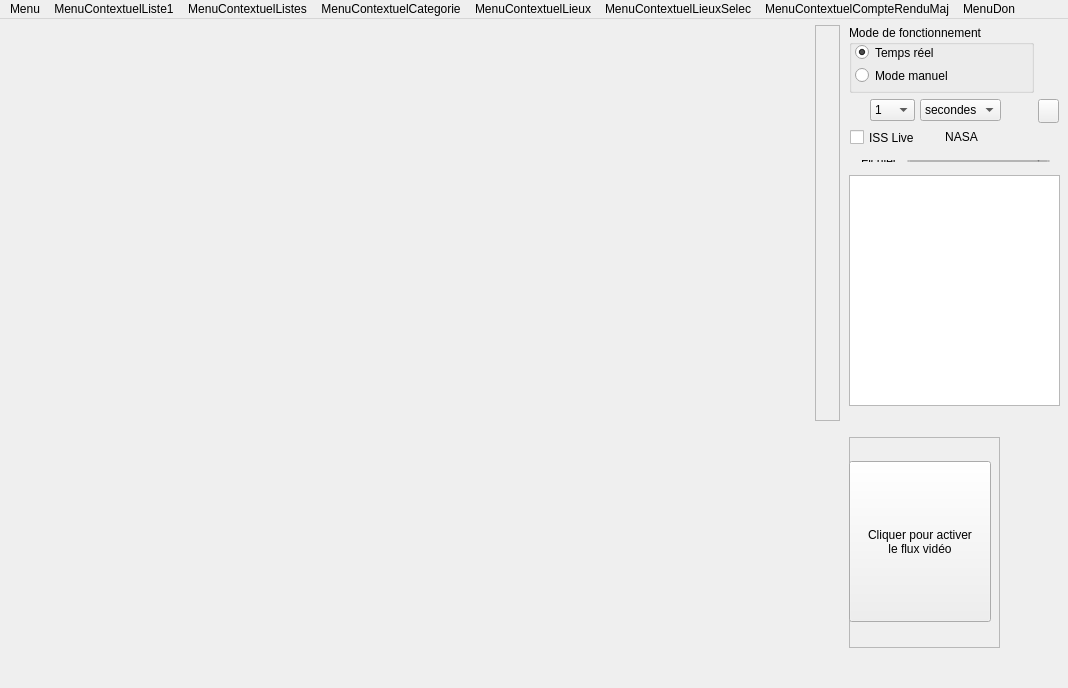
<?xml version="1.0" encoding="UTF-8"?>
<ui version="4.0">
 <class>PreviSat</class>
 <widget class="QMainWindow" name="PreviSat">
  <property name="geometry">
   <rect>
    <x>0</x>
    <y>0</y>
    <width>1068</width>
    <height>688</height>
   </rect>
  </property>
  <property name="minimumSize">
   <size>
    <width>1068</width>
    <height>688</height>
   </size>
  </property>
  <property name="windowTitle">
   <string>PreviSat</string>
  </property>
  <widget class="QWidget" name="centralWidget">
   <property name="minimumSize">
    <size>
     <width>1068</width>
     <height>646</height>
    </size>
   </property>
   <layout class="QVBoxLayout" name="layoutFenetre">
    <property name="spacing">
     <number>0</number>
    </property>
    <property name="leftMargin">
     <number>0</number>
    </property>
    <property name="topMargin">
     <number>0</number>
    </property>
    <property name="rightMargin">
     <number>0</number>
    </property>
    <property name="bottomMargin">
     <number>0</number>
    </property>
    <item>
     <widget class="QFrame" name="frameCarteListe">
      <property name="lineWidth">
       <number>0</number>
      </property>
      <layout class="QHBoxLayout" name="layoutCarteListe">
       <property name="spacing">
        <number>0</number>
       </property>
       <property name="leftMargin">
        <number>6</number>
       </property>
       <property name="topMargin">
        <number>6</number>
       </property>
       <property name="rightMargin">
        <number>0</number>
       </property>
       <property name="bottomMargin">
        <number>6</number>
       </property>
       <item>
        <widget class="QFrame" name="frameCarte">
         <property name="lineWidth">
          <number>0</number>
         </property>
         <layout class="QVBoxLayout" name="layoutCarteLon">
          <property name="spacing">
           <number>0</number>
          </property>
          <property name="leftMargin">
           <number>0</number>
          </property>
          <property name="topMargin">
           <number>0</number>
          </property>
          <property name="rightMargin">
           <number>0</number>
          </property>
          <property name="bottomMargin">
           <number>0</number>
          </property>
          <item>
           <layout class="QHBoxLayout" name="layoutCarte">
            <property name="spacing">
             <number>0</number>
            </property>
            <property name="bottomMargin">
             <number>10</number>
            </property>
           </layout>
          </item>
         </layout>
        </widget>
       </item>
       <item>
        <widget class="QFrame" name="frameCarteBoutons">
         <property name="minimumSize">
          <size>
           <width>25</width>
           <height>0</height>
          </size>
         </property>
         <property name="maximumSize">
          <size>
           <width>25</width>
           <height>16777215</height>
          </size>
         </property>
         <property name="frameShape">
          <enum>QFrame::StyledPanel</enum>
         </property>
         <property name="frameShadow">
          <enum>QFrame::Raised</enum>
         </property>
         <widget class="QToolButton" name="changerCarte">
          <property name="geometry">
           <rect>
            <x>2</x>
            <y>25</y>
            <width>22</width>
            <height>22</height>
           </rect>
          </property>
          <property name="toolTip">
           <string>Carte du ciel</string>
          </property>
          <property name="text">
           <string/>
          </property>
          <property name="icon">
           <iconset resource="../../resources.qrc">
            <normaloff>:/resources/globe.png</normaloff>:/resources/globe.png</iconset>
          </property>
          <property name="iconSize">
           <size>
            <width>20</width>
            <height>20</height>
           </size>
          </property>
          <property name="shortcut">
           <string notr="true">F9</string>
          </property>
          <property name="autoRaise">
           <bool>true</bool>
          </property>
         </widget>
         <widget class="QToolButton" name="zoomCarte">
          <property name="geometry">
           <rect>
            <x>2</x>
            <y>0</y>
            <width>22</width>
            <height>22</height>
           </rect>
          </property>
          <property name="toolTip">
           <string>Agrandir</string>
          </property>
          <property name="icon">
           <iconset resource="../../resources.qrc">
            <normaloff>:/resources/maxi.png</normaloff>:/resources/maxi.png</iconset>
          </property>
          <property name="iconSize">
           <size>
            <width>20</width>
            <height>20</height>
           </size>
          </property>
          <property name="shortcut">
           <string notr="true">Ctrl+M</string>
          </property>
          <property name="autoRaise">
           <bool>true</bool>
          </property>
         </widget>
        </widget>
       </item>
       <item>
        <widget class="QFrame" name="frameModeListe">
         <property name="minimumSize">
          <size>
           <width>228</width>
           <height>0</height>
          </size>
         </property>
         <property name="maximumSize">
          <size>
           <width>228</width>
           <height>16777215</height>
          </size>
         </property>
         <property name="frameShape">
          <enum>QFrame::NoFrame</enum>
         </property>
         <property name="frameShadow">
          <enum>QFrame::Plain</enum>
         </property>
         <property name="lineWidth">
          <number>0</number>
         </property>
         <layout class="QVBoxLayout" name="layoutModeListe">
          <property name="spacing">
           <number>0</number>
          </property>
          <property name="leftMargin">
           <number>0</number>
          </property>
          <property name="topMargin">
           <number>0</number>
          </property>
          <property name="rightMargin">
           <number>6</number>
          </property>
          <property name="bottomMargin">
           <number>0</number>
          </property>
          <item>
           <widget class="QFrame" name="frameMode">
            <property name="minimumSize">
             <size>
              <width>0</width>
              <height>150</height>
             </size>
            </property>
            <property name="maximumSize">
             <size>
              <width>16777215</width>
              <height>150</height>
             </size>
            </property>
            <property name="lineWidth">
             <number>0</number>
            </property>
            <widget class="QPushButton" name="barreMenu">
             <property name="geometry">
              <rect>
               <x>198</x>
               <y>74</y>
               <width>21</width>
               <height>24</height>
              </rect>
             </property>
             <property name="font">
              <font/>
             </property>
             <property name="mouseTracking">
              <bool>true</bool>
             </property>
             <property name="toolTip">
              <string>Menu</string>
             </property>
             <property name="layoutDirection">
              <enum>Qt::RightToLeft</enum>
             </property>
             <property name="text">
              <string notr="true"/>
             </property>
             <property name="shortcut">
              <string notr="true"/>
             </property>
            </widget>
            <widget class="QComboBox" name="pasManuel">
             <property name="geometry">
              <rect>
               <x>30</x>
               <y>74</y>
               <width>45</width>
               <height>22</height>
              </rect>
             </property>
             <property name="font">
              <font/>
             </property>
             <property name="mouseTracking">
              <bool>true</bool>
             </property>
             <property name="currentText">
              <string notr="true">1</string>
             </property>
             <item>
              <property name="text">
               <string>1</string>
              </property>
             </item>
             <item>
              <property name="text">
               <string>5</string>
              </property>
             </item>
             <item>
              <property name="text">
               <string>10</string>
              </property>
             </item>
             <item>
              <property name="text">
               <string>20</string>
              </property>
             </item>
             <item>
              <property name="text">
               <string>30</string>
              </property>
             </item>
             <item>
              <property name="text">
               <string>60</string>
              </property>
             </item>
            </widget>
            <widget class="QCheckBox" name="mccISS">
             <property name="geometry">
              <rect>
               <x>10</x>
               <y>104</y>
               <width>81</width>
               <height>17</height>
              </rect>
             </property>
             <property name="text">
              <string>ISS Live</string>
             </property>
            </widget>
            <widget class="QLabel" name="secondes">
             <property name="geometry">
              <rect>
               <x>84</x>
               <y>77</y>
               <width>51</width>
               <height>16</height>
              </rect>
             </property>
             <property name="mouseTracking">
              <bool>true</bool>
             </property>
             <property name="text">
              <string>secondes</string>
             </property>
            </widget>
            <widget class="QToolButton" name="meteo">
             <property name="geometry">
              <rect>
               <x>197</x>
               <y>100</y>
               <width>24</width>
               <height>24</height>
              </rect>
             </property>
             <property name="maximumSize">
              <size>
               <width>24</width>
               <height>24</height>
              </size>
             </property>
             <property name="font">
              <font/>
             </property>
             <property name="mouseTracking">
              <bool>true</bool>
             </property>
             <property name="toolTip">
              <string>Météo du lieu d'observation</string>
             </property>
             <property name="layoutDirection">
              <enum>Qt::LeftToRight</enum>
             </property>
             <property name="text">
              <string/>
             </property>
             <property name="icon">
              <iconset resource="../../resources.qrc">
               <normaloff>:/resources/meteo.png</normaloff>:/resources/meteo.png</iconset>
             </property>
             <property name="iconSize">
              <size>
               <width>24</width>
               <height>24</height>
              </size>
             </property>
             <property name="autoRaise">
              <bool>true</bool>
             </property>
            </widget>
            <widget class="QGroupBox" name="mode">
             <property name="geometry">
              <rect>
               <x>9</x>
               <y>0</y>
               <width>185</width>
               <height>68</height>
              </rect>
             </property>
             <property name="font">
              <font/>
             </property>
             <property name="mouseTracking">
              <bool>true</bool>
             </property>
             <property name="title">
              <string>Mode de fonctionnement</string>
             </property>
             <widget class="QRadioButton" name="tempsReel">
              <property name="geometry">
               <rect>
                <x>6</x>
                <y>19</y>
                <width>91</width>
                <height>17</height>
               </rect>
              </property>
              <property name="font">
               <font/>
              </property>
              <property name="mouseTracking">
               <bool>true</bool>
              </property>
              <property name="text">
               <string>Temps réel</string>
              </property>
              <property name="checked">
               <bool>true</bool>
              </property>
             </widget>
             <widget class="QRadioButton" name="modeManuel">
              <property name="geometry">
               <rect>
                <x>6</x>
                <y>42</y>
                <width>101</width>
                <height>17</height>
               </rect>
              </property>
              <property name="font">
               <font/>
              </property>
              <property name="mouseTracking">
               <bool>true</bool>
              </property>
              <property name="text">
               <string>Mode manuel</string>
              </property>
             </widget>
            </widget>
            <widget class="QToolButton" name="directHelp">
             <property name="geometry">
              <rect>
               <x>198</x>
               <y>6</y>
               <width>24</width>
               <height>24</height>
              </rect>
             </property>
             <property name="maximumSize">
              <size>
               <width>24</width>
               <height>24</height>
              </size>
             </property>
             <property name="font">
              <font/>
             </property>
             <property name="mouseTracking">
              <bool>true</bool>
             </property>
             <property name="toolTip">
              <string>Aide</string>
             </property>
             <property name="text">
              <string/>
             </property>
             <property name="icon">
              <iconset resource="../../resources.qrc">
               <normaloff>:/resources/help.png</normaloff>:/resources/help.png</iconset>
             </property>
             <property name="iconSize">
              <size>
               <width>24</width>
               <height>24</height>
              </size>
             </property>
             <property name="autoRaise">
              <bool>true</bool>
             </property>
            </widget>
            <widget class="QToolButton" name="meteoBasesNASA">
             <property name="geometry">
              <rect>
               <x>90</x>
               <y>100</y>
               <width>63</width>
               <height>24</height>
              </rect>
             </property>
             <property name="font">
              <font/>
             </property>
             <property name="mouseTracking">
              <bool>true</bool>
             </property>
             <property name="toolTip">
              <string>Météo bases NASA</string>
             </property>
             <property name="text">
              <string>NASA</string>
             </property>
             <property name="icon">
              <iconset resource="../../resources.qrc">
               <normaloff>:/resources/meteo.png</normaloff>:/resources/meteo.png</iconset>
             </property>
             <property name="iconSize">
              <size>
               <width>20</width>
               <height>20</height>
              </size>
             </property>
             <property name="toolButtonStyle">
              <enum>Qt::ToolButtonTextBesideIcon</enum>
             </property>
             <property name="autoRaise">
              <bool>true</bool>
             </property>
            </widget>
            <widget class="QComboBox" name="pasReel">
             <property name="geometry">
              <rect>
               <x>30</x>
               <y>74</y>
               <width>45</width>
               <height>22</height>
              </rect>
             </property>
             <property name="font">
              <font/>
             </property>
             <property name="mouseTracking">
              <bool>true</bool>
             </property>
             <property name="currentText">
              <string notr="true">1</string>
             </property>
             <item>
              <property name="text">
               <string notr="true">1</string>
              </property>
             </item>
             <item>
              <property name="text">
               <string notr="true">5</string>
              </property>
             </item>
             <item>
              <property name="text">
               <string notr="true">10</string>
              </property>
             </item>
             <item>
              <property name="text">
               <string notr="true">20</string>
              </property>
             </item>
             <item>
              <property name="text">
               <string notr="true">30</string>
              </property>
             </item>
             <item>
              <property name="text">
               <string notr="true">60</string>
              </property>
             </item>
            </widget>
            <widget class="QComboBox" name="valManuel">
             <property name="geometry">
              <rect>
               <x>80</x>
               <y>74</y>
               <width>81</width>
               <height>22</height>
              </rect>
             </property>
             <property name="font">
              <font/>
             </property>
             <property name="mouseTracking">
              <bool>true</bool>
             </property>
             <item>
              <property name="text">
               <string>secondes</string>
              </property>
             </item>
             <item>
              <property name="text">
               <string>minutes</string>
              </property>
             </item>
             <item>
              <property name="text">
               <string>heures</string>
              </property>
             </item>
             <item>
              <property name="text">
               <string>jours</string>
              </property>
             </item>
            </widget>
            <widget class="QWidget" name="formLayoutWidget_11">
             <property name="geometry">
              <rect>
               <x>10</x>
               <y>124</y>
               <width>211</width>
               <height>24</height>
              </rect>
             </property>
             <layout class="QFormLayout" name="formLayout_fichierTLE">
              <property name="horizontalSpacing">
               <number>3</number>
              </property>
              <property name="verticalSpacing">
               <number>0</number>
              </property>
              <item row="0" column="0">
               <widget class="QLabel" name="lbl_nomFichierTLE">
                <property name="font">
                 <font/>
                </property>
                <property name="mouseTracking">
                 <bool>true</bool>
                </property>
                <property name="text">
                 <string>Fichier :</string>
                </property>
               </widget>
              </item>
              <item row="0" column="1">
               <widget class="QComboBox" name="listeFichiersTLE">
                <property name="font">
                 <font/>
                </property>
                <property name="mouseTracking">
                 <bool>true</bool>
                </property>
                <property name="currentText">
                 <string notr="true"/>
                </property>
                <property name="maxVisibleItems">
                 <number>20</number>
                </property>
               </widget>
              </item>
             </layout>
            </widget>
            <widget class="QToolButton" name="don">
             <property name="geometry">
              <rect>
               <x>198</x>
               <y>39</y>
               <width>24</width>
               <height>24</height>
              </rect>
             </property>
             <property name="mouseTracking">
              <bool>true</bool>
             </property>
             <property name="toolTip">
              <string>Donations</string>
             </property>
             <property name="layoutDirection">
              <enum>Qt::RightToLeft</enum>
             </property>
             <property name="text">
              <string/>
             </property>
             <property name="icon">
              <iconset resource="../../resources.qrc">
               <normaloff>:/resources/gift.png</normaloff>:/resources/gift.png</iconset>
             </property>
             <property name="iconSize">
              <size>
               <width>24</width>
               <height>24</height>
              </size>
             </property>
             <property name="shortcut">
              <string notr="true"/>
             </property>
             <property name="popupMode">
              <enum>QToolButton::InstantPopup</enum>
             </property>
             <property name="autoRaise">
              <bool>true</bool>
             </property>
            </widget>
           </widget>
          </item>
          <item>
           <layout class="QVBoxLayout" name="layoutListe">
            <property name="spacing">
             <number>0</number>
            </property>
            <property name="leftMargin">
             <number>9</number>
            </property>
            <property name="rightMargin">
             <number>2</number>
            </property>
            <property name="bottomMargin">
             <number>15</number>
            </property>
            <item>
             <widget class="QListWidget" name="liste1">
              <property name="font">
               <font>
                <pointsize>8</pointsize>
               </font>
              </property>
              <property name="mouseTracking">
               <bool>true</bool>
              </property>
              <property name="contextMenuPolicy">
               <enum>Qt::CustomContextMenu</enum>
              </property>
              <property name="autoFillBackground">
               <bool>true</bool>
              </property>
              <property name="horizontalScrollBarPolicy">
               <enum>Qt::ScrollBarAlwaysOff</enum>
              </property>
              <property name="selectionMode">
               <enum>QAbstractItemView::ContiguousSelection</enum>
              </property>
              <property name="textElideMode">
               <enum>Qt::ElideNone</enum>
              </property>
             </widget>
            </item>
           </layout>
          </item>
         </layout>
        </widget>
       </item>
      </layout>
     </widget>
    </item>
    <item>
     <widget class="QFrame" name="frameOngletsRadar">
      <property name="minimumSize">
       <size>
        <width>0</width>
        <height>241</height>
       </size>
      </property>
      <property name="maximumSize">
       <size>
        <width>16777215</width>
        <height>241</height>
       </size>
      </property>
      <property name="lineWidth">
       <number>0</number>
      </property>
      <layout class="QHBoxLayout" name="layoutOngletsRadar">
       <property name="spacing">
        <number>0</number>
       </property>
       <property name="leftMargin">
        <number>0</number>
       </property>
       <property name="topMargin">
        <number>0</number>
       </property>
       <property name="rightMargin">
        <number>0</number>
       </property>
       <property name="bottomMargin">
        <number>0</number>
       </property>
       <item>
        <widget class="QFrame" name="frameOnglets">
         <property name="minimumSize">
          <size>
           <width>790</width>
           <height>0</height>
          </size>
         </property>
         <property name="lineWidth">
          <number>0</number>
         </property>
         <layout class="QHBoxLayout" name="horizontalLayout">
          <property name="spacing">
           <number>0</number>
          </property>
          <property name="leftMargin">
           <number>0</number>
          </property>
          <property name="topMargin">
           <number>0</number>
          </property>
          <property name="rightMargin">
           <number>0</number>
          </property>
          <property name="bottomMargin">
           <number>0</number>
          </property>
          <item>
           <layout class="QVBoxLayout" name="layoutOnglets">
            <property name="spacing">
             <number>0</number>
            </property>
            <property name="leftMargin">
             <number>6</number>
            </property>
           </layout>
          </item>
         </layout>
        </widget>
       </item>
       <item>
        <widget class="QFrame" name="frameRadar">
         <property name="minimumSize">
          <size>
           <width>279</width>
           <height>0</height>
          </size>
         </property>
         <property name="maximumSize">
          <size>
           <width>272</width>
           <height>241</height>
          </size>
         </property>
         <property name="lineWidth">
          <number>0</number>
         </property>
         <widget class="QWidget" name="layoutWidget">
          <property name="geometry">
           <rect>
            <x>0</x>
            <y>0</y>
            <width>271</width>
            <height>241</height>
           </rect>
          </property>
          <layout class="QVBoxLayout" name="layoutRadar">
           <property name="spacing">
            <number>0</number>
           </property>
          </layout>
         </widget>
         <widget class="QFrame" name="frameVideo">
          <property name="geometry">
           <rect>
            <x>60</x>
            <y>10</y>
            <width>151</width>
            <height>211</height>
           </rect>
          </property>
          <property name="frameShape">
           <enum>QFrame::StyledPanel</enum>
          </property>
          <property name="frameShadow">
           <enum>QFrame::Raised</enum>
          </property>
          <widget class="QToolButton" name="lancementVideoNasa">
           <property name="geometry">
            <rect>
             <x>0</x>
             <y>24</y>
             <width>142</width>
             <height>161</height>
            </rect>
           </property>
           <property name="mouseTracking">
            <bool>true</bool>
           </property>
           <property name="text">
            <string>Cliquer pour activer
le flux vidéo</string>
           </property>
           <property name="icon">
            <iconset resource="../../resources.qrc">
             <normaloff>:/resources/NASA.bmp</normaloff>:/resources/NASA.bmp</iconset>
           </property>
           <property name="iconSize">
            <size>
             <width>135</width>
             <height>125</height>
            </size>
           </property>
           <property name="toolButtonStyle">
            <enum>Qt::ToolButtonTextUnderIcon</enum>
           </property>
          </widget>
         </widget>
        </widget>
       </item>
      </layout>
     </widget>
    </item>
   </layout>
  </widget>
  <widget class="QMenuBar" name="menuBar">
   <property name="geometry">
    <rect>
     <x>0</x>
     <y>0</y>
     <width>1068</width>
     <height>22</height>
    </rect>
   </property>
   <property name="nativeMenuBar">
    <bool>false</bool>
   </property>
   <widget class="QMenu" name="menuPrincipal">
    <property name="layoutDirection">
     <enum>Qt::LeftToRight</enum>
    </property>
    <property name="title">
     <string notr="true">Menu</string>
    </property>
    <addaction name="actionEnregistrer"/>
    <addaction name="actionImprimer_carte"/>
    <addaction name="separator"/>
    <addaction name="actionMettre_jour_TLE_courant"/>
    <addaction name="actionMettre_jour_groupe_TLE"/>
    <addaction name="actionMettre_jour_TLE_communs"/>
    <addaction name="actionMettre_jour_tous_les_groupes_de_TLE"/>
    <addaction name="separator"/>
    <addaction name="actionMettre_jour_les_fichiers_de_donnees"/>
    <addaction name="separator"/>
    <addaction name="actionVision_nocturne"/>
    <addaction name="separator"/>
    <addaction name="actionFichier_d_aide"/>
    <addaction name="actionInformations"/>
    <addaction name="separator"/>
    <addaction name="actionTelecharger_la_mise_a_jour"/>
    <addaction name="separator"/>
    <addaction name="actionFaire"/>
    <addaction name="actionDonation_Tipeee"/>
    <addaction name="actionDonation_Utip"/>
    <addaction name="separator"/>
    <addaction name="actionRapport_de_bug"/>
    <addaction name="actionPrevisat_sourceforge_net"/>
    <addaction name="separator"/>
    <addaction name="actionSkywatcher_com"/>
    <addaction name="separator"/>
    <addaction name="actionWww_celestrak_org"/>
    <addaction name="actionWww_space_track_org"/>
    <addaction name="separator"/>
    <addaction name="actionA_propos"/>
   </widget>
   <widget class="QMenu" name="menuContextuelListe1">
    <property name="font">
     <font/>
    </property>
    <property name="title">
     <string notr="true">MenuContextuelListe1</string>
    </property>
    <widget class="QMenu" name="menuAjouter_selection_dans">
     <property name="title">
      <string>Ajouter sélection dans</string>
     </property>
     <addaction name="actionNouveau_fichier_TLE"/>
     <addaction name="actionFichier_TLE_existant"/>
    </widget>
    <addaction name="actionDefinir_par_defaut"/>
    <addaction name="menuAjouter_selection_dans"/>
   </widget>
   <widget class="QMenu" name="menuContextuelListes">
    <property name="title">
     <string notr="true">MenuContextuelListes</string>
    </property>
    <addaction name="actionTous"/>
    <addaction name="actionAucun"/>
   </widget>
   <widget class="QMenu" name="menuContextuelCategorie">
    <property name="title">
     <string notr="true">MenuContextuelCategorie</string>
    </property>
    <addaction name="actionCreer_une_categorie"/>
    <addaction name="actionRenommerCategorie"/>
    <addaction name="actionSupprimerCategorie"/>
    <addaction name="actionTelechargerCategorie"/>
   </widget>
   <widget class="QMenu" name="menuContextuelLieux">
    <property name="title">
     <string notr="true">MenuContextuelLieux</string>
    </property>
    <addaction name="actionCreer_un_nouveau_lieu"/>
    <addaction name="actionAjouter_Mes_Preferes"/>
    <addaction name="actionRenommerLieu"/>
    <addaction name="actionModifier_coordonnees"/>
    <addaction name="actionSupprimerLieu"/>
   </widget>
   <widget class="QMenu" name="menuContextuelCompteRenduMaj">
    <property name="title">
     <string notr="true">MenuContextuelCompteRenduMaj</string>
    </property>
    <addaction name="actionCopier_dans_le_presse_papier"/>
   </widget>
   <widget class="QMenu" name="menuContextuelLieuxSelec">
    <property name="title">
     <string notr="true">MenuContextuelLieuxSelec</string>
    </property>
    <addaction name="actionSupprimerLieuSelec"/>
   </widget>
   <widget class="QMenu" name="menuDon">
    <property name="layoutDirection">
     <enum>Qt::LeftToRight</enum>
    </property>
    <property name="title">
     <string notr="true">MenuDon</string>
    </property>
    <addaction name="actionPaypal"/>
    <addaction name="actionTipeee"/>
    <addaction name="actionUtip"/>
   </widget>
   <addaction name="menuPrincipal"/>
   <addaction name="menuContextuelListe1"/>
   <addaction name="menuContextuelListes"/>
   <addaction name="menuContextuelCategorie"/>
   <addaction name="menuContextuelLieux"/>
   <addaction name="menuContextuelLieuxSelec"/>
   <addaction name="menuContextuelCompteRenduMaj"/>
   <addaction name="menuDon"/>
  </widget>
  <widget class="QStatusBar" name="barreStatut">
   <property name="sizePolicy">
    <sizepolicy hsizetype="Preferred" vsizetype="Fixed">
     <horstretch>0</horstretch>
     <verstretch>0</verstretch>
    </sizepolicy>
   </property>
   <property name="minimumSize">
    <size>
     <width>0</width>
     <height>20</height>
    </size>
   </property>
   <property name="maximumSize">
    <size>
     <width>16777215</width>
     <height>20</height>
    </size>
   </property>
   <property name="mouseTracking">
    <bool>true</bool>
   </property>
   <property name="sizeGripEnabled">
    <bool>false</bool>
   </property>
  </widget>
  <action name="actionOuvrir_fichier_TLE">
   <property name="text">
    <string>Ouvrir fichier TLE</string>
   </property>
   <property name="shortcut">
    <string notr="true">Ctrl+O</string>
   </property>
  </action>
  <action name="actionEnregistrer">
   <property name="text">
    <string>Enregistrer</string>
   </property>
   <property name="shortcut">
    <string notr="true">Ctrl+S</string>
   </property>
  </action>
  <action name="actionFichier_d_aide">
   <property name="icon">
    <iconset resource="../../resources.qrc">
     <normaloff>:/resources/help.png</normaloff>:/resources/help.png</iconset>
   </property>
   <property name="text">
    <string>Fichier d'aide</string>
   </property>
   <property name="shortcut">
    <string>F1</string>
   </property>
  </action>
  <action name="actionPrevisat_sourceforge_net">
   <property name="text">
    <string notr="true">previsat.sourceforge.net</string>
   </property>
   <property name="iconText">
    <string notr="true">previsat.sourceforge.net</string>
   </property>
   <property name="toolTip">
    <string notr="true">previsat.sourceforge.net</string>
   </property>
  </action>
  <action name="actionRapport_de_bug">
   <property name="text">
    <string>Rapport de bug</string>
   </property>
  </action>
  <action name="actionTelecharger_la_mise_a_jour">
   <property name="text">
    <string>Télécharger la mise à jour</string>
   </property>
   <property name="toolTip">
    <string>Télécharger la mise à jour</string>
   </property>
   <property name="font">
    <font>
     <bold>true</bold>
    </font>
   </property>
   <property name="visible">
    <bool>false</bool>
   </property>
  </action>
  <action name="actionWww_celestrak_org">
   <property name="text">
    <string notr="true">www.celestrak.org</string>
   </property>
  </action>
  <action name="actionWww_space_track_org">
   <property name="text">
    <string notr="true">www.space-track.org</string>
   </property>
  </action>
  <action name="actionA_propos">
   <property name="text">
    <string>À propos</string>
   </property>
  </action>
  <action name="actionDefinir_par_defaut">
   <property name="text">
    <string>Définir par défaut</string>
   </property>
  </action>
  <action name="actionNouveau_fichier_TLE">
   <property name="text">
    <string>Nouveau fichier TLE</string>
   </property>
  </action>
  <action name="actionFichier_TLE_existant">
   <property name="text">
    <string>Fichier TLE existant</string>
   </property>
  </action>
  <action name="actionTous">
   <property name="text">
    <string>Tous</string>
   </property>
  </action>
  <action name="actionAucun">
   <property name="text">
    <string>Aucun</string>
   </property>
  </action>
  <action name="actionCreer_une_categorie">
   <property name="text">
    <string>Créer une catégorie</string>
   </property>
  </action>
  <action name="actionSupprimerCategorie">
   <property name="text">
    <string>Supprimer</string>
   </property>
  </action>
  <action name="actionTelechargerCategorie">
   <property name="text">
    <string>Télécharger...</string>
   </property>
  </action>
  <action name="actionCreer_un_nouveau_lieu">
   <property name="text">
    <string>Créer un nouveau lieu</string>
   </property>
  </action>
  <action name="actionAjouter_Mes_Preferes">
   <property name="text">
    <string>Ajouter à Mes Préférés</string>
   </property>
  </action>
  <action name="actionSupprimerLieu">
   <property name="text">
    <string>Supprimer</string>
   </property>
  </action>
  <action name="actionCopier_dans_le_presse_papier">
   <property name="text">
    <string>Copier dans le presse-papier</string>
   </property>
  </action>
  <action name="actionImprimer_carte">
   <property name="icon">
    <iconset resource="../../resources.qrc">
     <normaloff>:/resources/print.png</normaloff>:/resources/print.png</iconset>
   </property>
   <property name="text">
    <string>Imprimer carte</string>
   </property>
   <property name="shortcut">
    <string>Ctrl+P</string>
   </property>
  </action>
  <action name="actionRenommerCategorie">
   <property name="text">
    <string>Renommer</string>
   </property>
  </action>
  <action name="actionRenommerLieu">
   <property name="text">
    <string>Renommer</string>
   </property>
  </action>
  <action name="actionModifier_coordonnees">
   <property name="text">
    <string>Modifier coordonnées</string>
   </property>
  </action>
  <action name="actionVision_nocturne">
   <property name="checkable">
    <bool>true</bool>
   </property>
   <property name="text">
    <string>Vision nocturne</string>
   </property>
   <property name="shortcut">
    <string>Ctrl+N</string>
   </property>
   <property name="iconVisibleInMenu">
    <bool>false</bool>
   </property>
  </action>
  <action name="actionSupprimerLieuSelec">
   <property name="text">
    <string>Supprimer</string>
   </property>
  </action>
  <action name="actionMettre_jour_TLE_courant">
   <property name="text">
    <string>Mettre à jour TLE courant</string>
   </property>
   <property name="shortcut">
    <string>F5</string>
   </property>
  </action>
  <action name="actionMettre_jour_groupe_TLE">
   <property name="text">
    <string>Mettre à jour groupe TLE courant</string>
   </property>
   <property name="shortcut">
    <string>Ctrl+F5</string>
   </property>
  </action>
  <action name="actionMettre_jour_tous_les_groupes_de_TLE">
   <property name="text">
    <string>Mettre à jour tous les groupes de TLE</string>
   </property>
   <property name="shortcut">
    <string>Shift+F5</string>
   </property>
  </action>
  <action name="actionFaire">
   <property name="icon">
    <iconset resource="../../resources.qrc">
     <normaloff>:/resources/paypal.png</normaloff>:/resources/paypal.png</iconset>
   </property>
   <property name="text">
    <string>Donation PayPal</string>
   </property>
   <property name="toolTip">
    <string>Donation PayPal</string>
   </property>
  </action>
  <action name="actionMettre_jour_TLE_communs">
   <property name="text">
    <string>Mettre à jour TLE communs</string>
   </property>
   <property name="toolTip">
    <string>Mettre à jour TLE communs</string>
   </property>
   <property name="shortcut">
    <string>Alt+F5</string>
   </property>
  </action>
  <action name="actionInformations">
   <property name="text">
    <string>Informations</string>
   </property>
   <property name="shortcut">
    <string>F2</string>
   </property>
  </action>
  <action name="actionMettre_jour_les_fichiers_de_donnees">
   <property name="text">
    <string>Mettre à jour les fichiers de données</string>
   </property>
  </action>
  <action name="actionSkywatcher_com">
   <property name="text">
    <string notr="true">skywatcher.com</string>
   </property>
   <property name="iconText">
    <string notr="true">skywatcher.com</string>
   </property>
   <property name="toolTip">
    <string notr="true">skywatcher.com</string>
   </property>
  </action>
  <action name="actionPaypal">
   <property name="icon">
    <iconset resource="../../resources.qrc">
     <normaloff>:/resources/paypal.png</normaloff>:/resources/paypal.png</iconset>
   </property>
   <property name="text">
    <string notr="true">Paypal</string>
   </property>
   <property name="iconText">
    <string notr="true">Paypal</string>
   </property>
   <property name="toolTip">
    <string notr="true">Paypal</string>
   </property>
  </action>
  <action name="actionTipeee">
   <property name="icon">
    <iconset resource="../../resources.qrc">
     <normaloff>:/resources/tipeee.png</normaloff>:/resources/tipeee.png</iconset>
   </property>
   <property name="text">
    <string notr="true">Tipeee</string>
   </property>
   <property name="iconText">
    <string notr="true">Tipeee</string>
   </property>
   <property name="toolTip">
    <string notr="true">Tipeee</string>
   </property>
  </action>
  <action name="actionDonation_Tipeee">
   <property name="icon">
    <iconset resource="../../resources.qrc">
     <normaloff>:/resources/tipeee.png</normaloff>:/resources/tipeee.png</iconset>
   </property>
   <property name="text">
    <string>Donation Tipeee</string>
   </property>
  </action>
  <action name="actionDonation_Utip">
   <property name="icon">
    <iconset resource="../../resources.qrc">
     <normaloff>:/resources/utip.png</normaloff>:/resources/utip.png</iconset>
   </property>
   <property name="text">
    <string>Donation Utip</string>
   </property>
  </action>
  <action name="actionUtip">
   <property name="icon">
    <iconset resource="../../resources.qrc">
     <normaloff>:/resources/utip.png</normaloff>:/resources/utip.png</iconset>
   </property>
   <property name="text">
    <string notr="true">Utip</string>
   </property>
  </action>
 </widget>
 <layoutdefault spacing="6" margin="11"/>
 <resources>
  <include location="../../resources.qrc"/>
 </resources>
 <connections/>
</ui>
